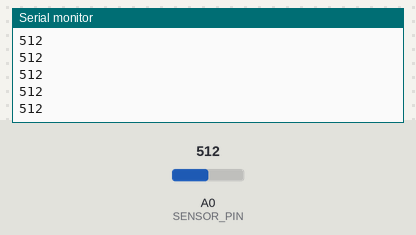
Bench run of a sketch on a simulated Arduino Uno, built with avr-gcc and run on an emulated ATmega328P. Parts: the last lines printed to the serial monitor. The test bench sets the inputs (shaded band); at power-on: A0 (SENSOR_PIN) = 512.

Above: at 1.2 s.
1.3 s: A0 (SENSOR_PIN) set to 716
At 1.9 s:
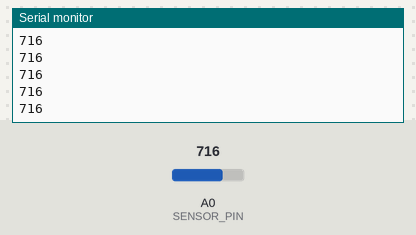
2.8 s: A0 (SENSOR_PIN) set to 900
At 3.6 s:
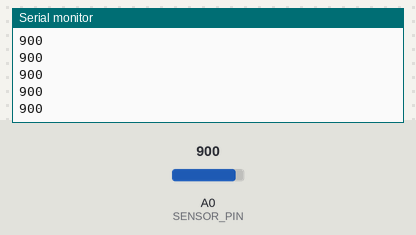
Timing chart, 0 to 5.8 s (numbered marks = the images above; inputs shaded):
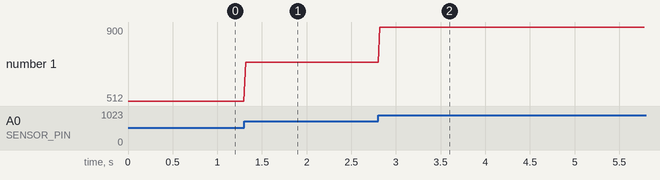

The sketch:

circuit_parogram.ino
```cpp
#define SENSOR_PIN A0

void setup() {
  Serial.begin(9600);
}

void loop() {
  int raw = analogRead(SENSOR_PIN);
  Serial.println(raw);
  delay(20); // Sampling rate ~50 Hz
}
```

Measured:
- after the input at 1.3 s, the serial monitor: prints a new line at once (image 1)
- after the input at 2.8 s, the serial monitor: prints a new line at once (image 2)
- plotted number 1: 512 → 716 after the input at 1.3 s, 716 → 900 after the input at 2.8 s
